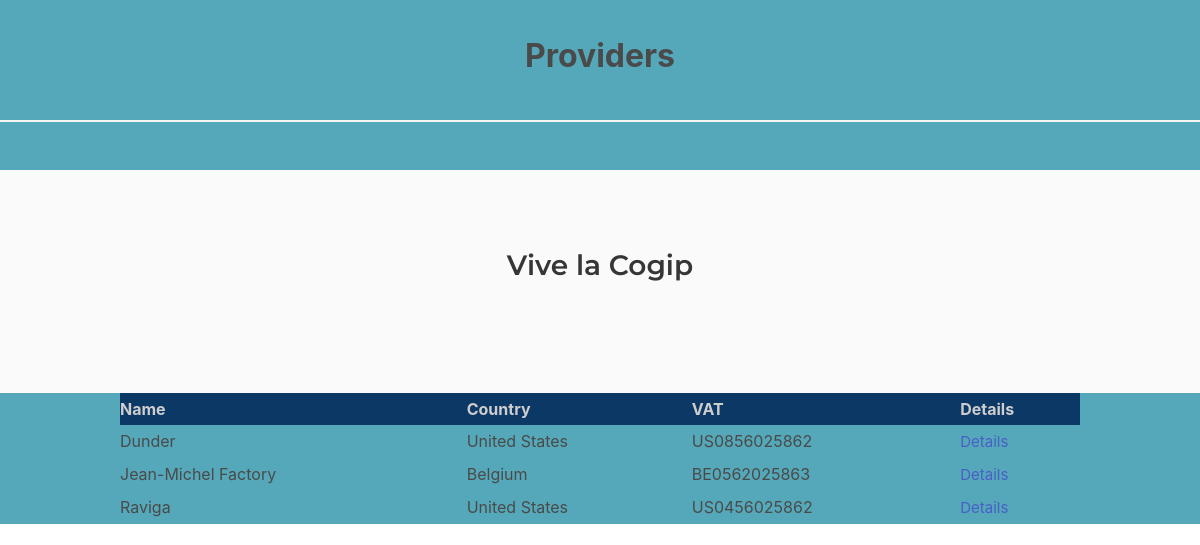
The page /index.php?action=providers (signed in) on the database its author committed.
### tables this page shows
CREATE TABLE `company` (
  `id` int(11) NOT NULL,
  `name` varchar(100) NOT NULL,
  `country` varchar(100) NOT NULL,
  `vat` varchar(50) NOT NULL
);

### controllers/controller.php (called while the page is built, shortened)
<?php
require("./models/model.php");
class Controller {
    public function getProviders() {
        $db = new DataBase();
        require("./views/providers.php");
    }
}

### models/model.php (called while the page is built, shortened)
<?php
class DataBase
{
    private $db='cogip';
    private $login = 'root';
    private $pass ='';
    private $connec;
    private function connexion() {
        try {
            $bdd = new PDO('mysql:host=localhost;dbname='.$this->db.';charset=utf8', $this->login, $this->pass);
            $bdd->setAttribute(PDO::ATTR_ERRMODE, PDO::ERRMODE_WARNING);
            $bdd->setAttribute(PDO::ATTR_DEFAULT_FETCH_MODE, PDO::FETCH_OBJ);
            $this->connec = $bdd;
        }
        catch (PDOException $e) {
            $msg = 'ERROR PDO in' . $e->getfile() . 'L.' . $e->getLine() . ' : ' . $e->getMessage();
            die($msg);
        }
    }
    public function getAllCompanySupplier () {
        $req = $this->connec->prepare("SELECT c.id, c.name, c.country, c.vat
                                       FROM company c, company_type t
                                       WHERE c.id=t.idcompany AND t.idtype=2 ORDER BY name ASC");
        $req->execute();
        return $req;
    }
}

### views/providers.php (the view)
<?php
require("./views/header.php");
$providers = $db->getAllCompanySupplier();
?>
<h1>Providers</h1>
<table>
        <tr class="line">
            <th>Name</th>
            <th>Country</th>
            <th>VAT</th>
            <th>Details</th>
        </tr>
<?php
while ($infos = $providers->fetch(PDO::FETCH_ASSOC)) {
    $name = $infos["name"];
    $country = $infos["country"];
    $vat = $infos["vat"];
    $id = $infos["id"];
    echo "
            <tr class='line'>
                <td>$name</td>
                <td>$country</td>
                <td>$vat</td>
                <td><a href='./?action=company_details&id=$id'>Details</a></td>
            </tr>
    ";
}
echo "<hr/>";
require("./views/footer.php");

### assets/css/style.css (style rules this page uses)
body { font-family: Montserrat, sans serif; background: #55a8b9; color: rgb(24, 21, 21); font-weight: bold; }
body h1 { text-align: center; font-size: 2rem; padding-bottom: 1rem; padding-top: 2rem; font-weight: bold; }
body table { margin: 0 auto; width: 80%; padding-top: 1rem; }
body table a { font-size: 15px; }
body table th { font-weight: bold; background-color: #0c3865; color: rgb(206, 206, 206); }
body table tr { line-height: 2rem; height: 2rem; font-size: 1rem; }

### rows shown on the page
company: name "Dunder", country "United States", vat "US0856025862"
company: name "Jean-Michel Factory", country "Belgium", vat "BE0562025863"
company: name "Raviga", country "United States", vat "US0456025862"
